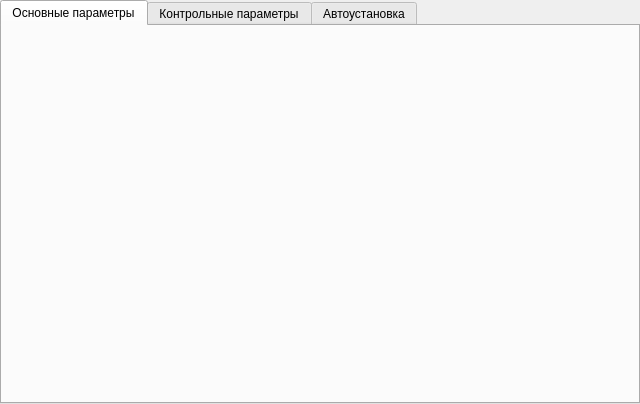
<?xml version="1.0" encoding="UTF-8"?>
<ui version="4.0">
 <class>SPRSettingsRentgenWidget</class>
 <widget class="QWidget" name="SPRSettingsRentgenWidget">
  <property name="geometry">
   <rect>
    <x>0</x>
    <y>0</y>
    <width>640</width>
    <height>404</height>
   </rect>
  </property>
  <property name="windowTitle">
   <string>Form</string>
  </property>
  <layout class="QVBoxLayout" name="verticalLayout">
   <property name="leftMargin">
    <number>0</number>
   </property>
   <property name="topMargin">
    <number>0</number>
   </property>
   <property name="rightMargin">
    <number>0</number>
   </property>
   <property name="bottomMargin">
    <number>0</number>
   </property>
   <item>
    <widget class="QTabWidget" name="tabWidget">
     <property name="statusTip">
      <string/>
     </property>
     <property name="currentIndex">
      <number>0</number>
     </property>
     <property name="iconSize">
      <size>
       <width>32</width>
       <height>32</height>
      </size>
     </property>
     <property name="tabsClosable">
      <bool>false</bool>
     </property>
     <property name="movable">
      <bool>true</bool>
     </property>
     <property name="tabBarAutoHide">
      <bool>false</bool>
     </property>
     <widget class="QWidget" name="tabMainParams">
      <attribute name="icon">
       <iconset resource="icons.qrc">
        <normaloff>:/icons/algoritmSettings/rentgen/icons/AlgoripmSerrings_tabs/Rentgens/Rentgen_Settings_Main_1.png</normaloff>:/icons/algoritmSettings/rentgen/icons/AlgoripmSerrings_tabs/Rentgens/Rentgen_Settings_Main_1.png</iconset>
      </attribute>
      <attribute name="title">
       <string>Основные параметры</string>
      </attribute>
      <layout class="QVBoxLayout" name="verticalLayout_10">
       <item>
        <widget class="SPRSettingsRentgenMainWidget" name="wSettingsRentgenMainWidget" native="true"/>
       </item>
      </layout>
     </widget>
     <widget class="QWidget" name="tabControlParams">
      <attribute name="icon">
       <iconset resource="icons.qrc">
        <normaloff>:/icons/algoritmSettings/rentgen/icons/AlgoripmSerrings_tabs/Rentgens/Rentgen_Settings_Controls_1.png</normaloff>:/icons/algoritmSettings/rentgen/icons/AlgoripmSerrings_tabs/Rentgens/Rentgen_Settings_Controls_1.png</iconset>
      </attribute>
      <attribute name="title">
       <string>Контрольные параметры</string>
      </attribute>
      <layout class="QVBoxLayout" name="verticalLayout_11">
       <item>
        <widget class="SPRSettingsRentgenControlWidget" name="wSettingsRentgenControlWidget" native="true"/>
       </item>
      </layout>
     </widget>
     <widget class="QWidget" name="tabAutoSettings">
      <property name="enabled">
       <bool>true</bool>
      </property>
      <attribute name="icon">
       <iconset resource="icons.qrc">
        <normaloff>:/icons/algoritmSettings/rentgen/icons/AlgoripmSerrings_tabs/Rentgens/Rentgen_Settings_Auto_1.png</normaloff>:/icons/algoritmSettings/rentgen/icons/AlgoripmSerrings_tabs/Rentgens/Rentgen_Settings_Auto_1.png</iconset>
      </attribute>
      <attribute name="title">
       <string>Автоустановка</string>
      </attribute>
      <layout class="QVBoxLayout" name="verticalLayout_12">
       <item>
        <widget class="SPRSettingsRentgenAutosetWidget" name="wSettingsRentgenAutoWidget" native="true"/>
       </item>
      </layout>
     </widget>
    </widget>
   </item>
  </layout>
 </widget>
 <customwidgets>
  <customwidget>
   <class>SPRSettingsRentgenMainWidget</class>
   <extends>QWidget</extends>
   <header>sprsettingsrentgenmainwidget.h</header>
   <container>1</container>
  </customwidget>
  <customwidget>
   <class>SPRSettingsRentgenControlWidget</class>
   <extends>QWidget</extends>
   <header>sprsettingsrentgencontrolwidget.h</header>
   <container>1</container>
  </customwidget>
  <customwidget>
   <class>SPRSettingsRentgenAutosetWidget</class>
   <extends>QWidget</extends>
   <header>sprsettingsrentgenautosetwidget.h</header>
   <container>1</container>
  </customwidget>
 </customwidgets>
 <resources>
  <include location="icons.qrc"/>
 </resources>
 <connections/>
</ui>
